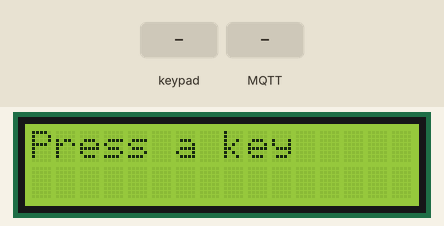
This sketch was run on a simulated Arduino Uno R4 WiFi. Parts: 16×2 character LCD. The test bench sets the inputs (shaded band). WiFi joins after 1.5 s; servers stay silent unless stated; random numbers use the default seed unless the sketch sets one; no MQTT or app messages arrive unless stated; what the sketch prints to the serial monitor is not drawn.

Above: at 2.8 s.
2.9 s: keypad keys 9 8 7 6 # pressed 0.4 s apart
At 5.3 s:
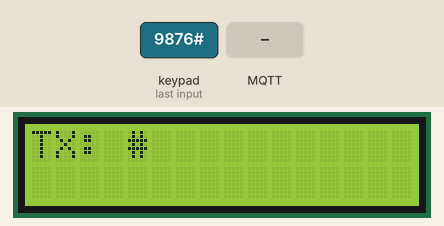
6.4 s: key 'A' pressed
At 7.6 s:
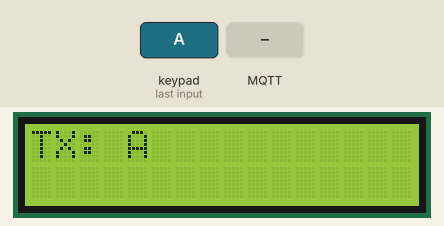
7.9 s: MQTT message "*" arrives on the first subscribed topic
At 8.9 s:
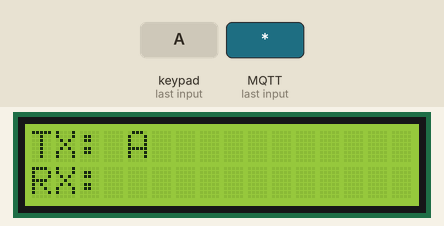
9.4 s: keypad keys 8 8 8 8 8 8 8 8 * pressed 0.4 s apart
At 10.2 s:
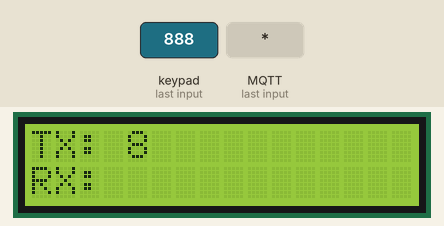
14.5 s: key 'B' pressed
16.0 s: MQTT message "on" arrives on the first subscribed topic
At 16.3 s:
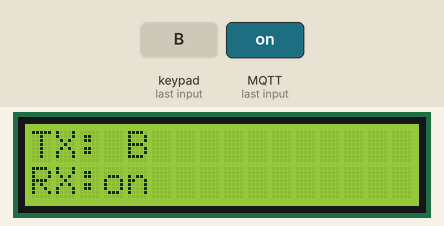
Timing chart, 0 to 18.5 s (numbered marks = the images above; inputs shaded):
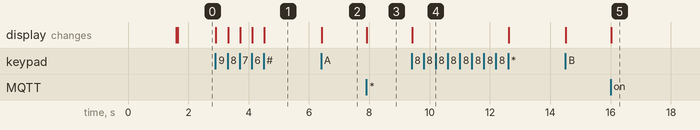

Measured:
- after the input at 2.9 s, the display: first changes at once (image 1 shows a later state)
- after the input at 6.4 s, the display: changes at once (image 2)
- after the input at 7.9 s, the display: changes at once (image 3)
- after the input at 9.4 s, the display: changes at once (image 4)
- after the input at 16.0 s, the display: changes at once (image 5)

The sketch:

GUESS1_Keypad_LCD.ino
```cpp
// แนวข้อสอบ 1 : กด Keypad -> publish  |  subscribe -> แสดงบนจอ LCD
// บอร์ดเดียวทำทั้งส่งและรับ (TOPIC_PUB = TOPIC_SUB)
// กด * = ล้างข้อความบนจอ
// บอร์ด Arduino UNO R4 WiFi   ไลบรารี: MQTT (MQTTClient.h), Adafruit Keypad, LiquidCrystal_I2C
// วงจร Keypad: R1–R4 -> D9, D8, D7, D6   C1–C4 -> D5, D4, D3, D2
// วงจร LCD I2C: GND -> GND, VCC -> 5V, SDA -> SDA, SCL -> SCL

#include <WiFiS3.h>
#include <MQTTClient.h>
#include "Adafruit_Keypad.h"
#include <Wire.h>
#include <LiquidCrystal_I2C.h>

// ===== แก้ตรงนี้ =====
const char WIFI_SSID[] = "iphone 80 promax";
const char WIFI_PASSWORD[] = "88888888";
const char MQTT_BROKER_ADRRESS[] = "mqtt-dashboard.com";
const int   MQTT_PORT = 1883;
const char* TOPIC_PUB = "68070180/keypad";
const char* TOPIC_SUB = "68070180/keypad";   // ถ้าโจทย์ให้รับจาก topic อื่น เปลี่ยนตรงนี้

const byte ROWS = 4, COLS = 4;
char keys[ROWS][COLS] = {
  {'1', '2', '3', 'A'},
  {'4', '5', '6', 'B'},
  {'7', '8', '9', 'C'},
  {'*', '0', '#', 'D'}
};
byte rowPins[ROWS] = {9, 8, 7, 6};
byte colPins[COLS] = {5, 4, 3, 2};
Adafruit_Keypad keypad = Adafruit_Keypad(makeKeymap(keys), rowPins, colPins, ROWS, COLS);
// อ่านปุ่ม Keypad แบบไลบรารี Adafruit_Keypad (แบบเดียวกับโค้ดของวิชา) คืน 0 ถ้าไม่มีการกด
char getKey() {
  keypad.tick();
  while (keypad.available()) {
    keypadEvent e = keypad.read();
    if (e.bit.EVENT == KEY_JUST_PRESSED) return (char)e.bit.KEY;
  }
  return 0;
}


LiquidCrystal_I2C lcd(0x27, 16, 2);   // ถ้าจอไม่ขึ้น ลอง 0x3F
WiFiClient network;
MQTTClient mqtt = MQTTClient(256);
String rxText = "";

void lcdLine(int row, String s) {
  lcd.setCursor(0, row);
  while (s.length() < 16) s += ' ';
  lcd.print(s.substring(0, 16));
}

void messageReceived(String &topic, String &payload) {
  (void)topic;
  String msg = payload;
  Serial.print("[RX] ");
  Serial.println(msg);

  if (msg == "*") rxText = "";
  else            rxText += msg;
  if (rxText.length() > 13) rxText = rxText.substring(rxText.length() - 13);
  lcdLine(1, "RX:" + rxText);
}

void connectWiFi() {
  lcdLine(0, "WiFi...");
  while (WiFi.begin(WIFI_SSID, WIFI_PASSWORD) != WL_CONNECTED) { Serial.print("."); delay(3000); }
  while (WiFi.localIP() == IPAddress(0, 0, 0, 0)) delay(200);
  Serial.print("WiFi OK, IP = ");
  Serial.println(WiFi.localIP());
}

void connectToMQTT() {
  while (!mqtt.connected()) {
    lcdLine(0, "MQTT...");
    String clientId = "r4-g1-" + String(random(0xFFFFFF), HEX);
    if (mqtt.connect(clientId.c_str())) {
      mqtt.subscribe(TOPIC_SUB);
      lcdLine(0, "Press a key");
    } else {
      Serial.print("MQTT fail err=");
      Serial.print(mqtt.lastError()); Serial.print(" rc="); Serial.println(mqtt.returnCode());
      delay(2000);
    }
  }
}

void setup() {
  Serial.begin(9600);
  keypad.begin();
  lcd.init();
  lcd.backlight();
  connectWiFi();
  randomSeed(micros());
  mqtt.begin(MQTT_BROKER_ADRRESS, MQTT_PORT, network);
  mqtt.onMessage(messageReceived);
  connectToMQTT();
}

void loop() {
  if (WiFi.status() != WL_CONNECTED) connectWiFi();
  if (!mqtt.connected()) connectToMQTT();
  mqtt.loop();

  char key = getKey();
  if (key) {
    char payload[2] = {key, '\0'};
    mqtt.publish(TOPIC_PUB, payload);
    Serial.print("[TX] ");
    Serial.println(payload);
    lcdLine(0, "TX: " + String(key));
  }
}
```
